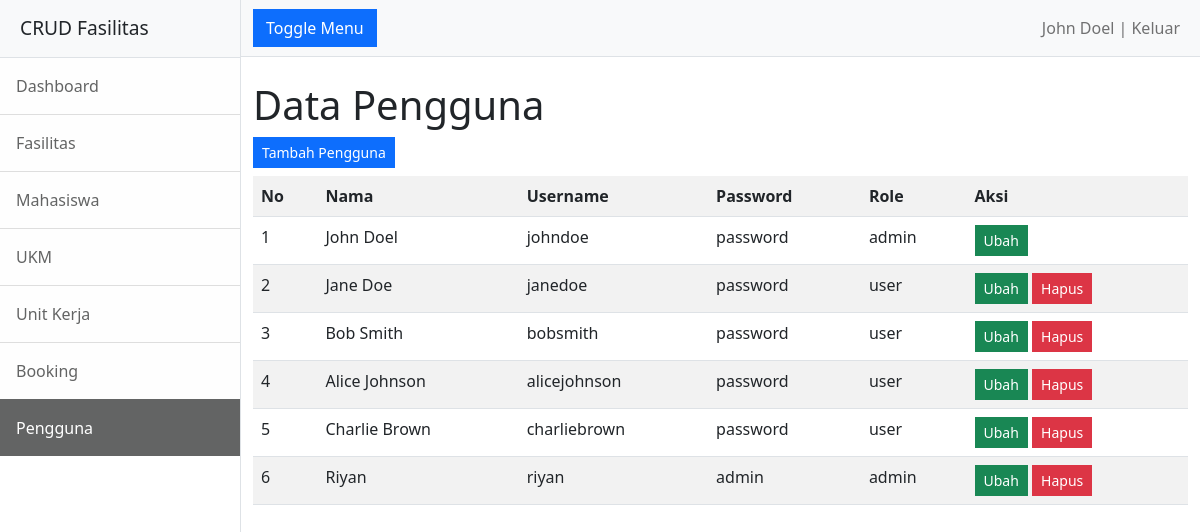
/pengguna/index.php (signed in), run on the app's committed database.
### tables this page shows
CREATE TABLE `users` (
  `id_user` int(11) NOT NULL,
  `nama` varchar(255) NOT NULL,
  `username` varchar(255) NOT NULL,
  `password` varchar(255) NOT NULL,
  `role` varchar(255) NOT NULL
);

### pengguna/functions.php (called while the page is built, shortened)
<?php
include '../conn.php';
function tampilUser() {
    global $conn;
    $query = "SELECT * FROM users";
    return mysqli_query($conn, $query);
}

### pengguna/index.php (the view, shortened to what this page needs)
<?php
include '../login_function.php';
?>
<!DOCTYPE html>
<html lang="en">
<head>
    <link href="../assets/css/styles.css" rel="stylesheet" />
</head>
<body>
    <div class="d-flex" id="wrapper">
        <div class="border-end bg-white" id="sidebar-wrapper">
            <div class="sidebar-heading border-bottom bg-light">CRUD Fasilitas</div>
            <div class="list-group list-group-flush">
                <a class="list-group-item list-group-item-action list-group-item-light p-3" href="../">Dashboard</a>
                <a class="list-group-item list-group-item-action list-group-item-light p-3" href="../fasilitas">Fasilitas</a>
                <a class="list-group-item list-group-item-action list-group-item-light p-3" href="../mahasiswa">Mahasiswa</a>
                <a class="list-group-item list-group-item-action list-group-item-light p-3" href="../ukm">UKM</a>
                <a class="list-group-item list-group-item-action list-group-item-light p-3" href="../unit-kerja">Unit Kerja</a>
                <a class="list-group-item list-group-item-action list-group-item-light p-3" href="../booking">Booking</a>
                <a class="list-group-item list-group-item-action list-group-item-light p-3 active" href="#">Pengguna</a>
            </div>
        </div>
        <div id="page-content-wrapper">
            <nav class="navbar navbar-expand-lg navbar-light bg-light border-bottom">
                <div class="container-fluid">
                    <button class="btn btn-primary rounded-0" id="sidebarToggle">Toggle Menu</button>
                    <div class="collapse navbar-collapse" id="navbarSupportedContent">
                        <ul class="navbar-nav ms-auto mt-2 mt-lg-0">
                            <li class="nav-item"><a class="nav-link" href="../logout.php"><?= $_SESSION['name'];?> | Keluar</a></li>
                        </ul>
                    </div>
                </div>
            </nav>
            <div class="container-fluid">
                <h1 class="mt-4">Data Pengguna</h1>
                <a href="tambah.php" class="btn btn-sm btn-primary mb-2 rounded-0">Tambah Pengguna</a>
                <table class="table table-striped table-hover">
                    <tr>
                        <th>No</th>
                        <th>Nama</th>
                        <th>Username</th>
                        <th>Password</th>
                        <th>Role</th>
                        <th>Aksi</th>
                    </tr>
                    <?php
                        include 'functions.php';
                        $result = tampilUser();
                        $i = 1;
                        while ($row = mysqli_fetch_assoc($result)) {
                    ?>
                    <tr>
                        <td><?= $i++; ?></td>
                        <td><?= $row['nama']; ?></td>
                        <td><?= $row['username']; ?></td>
                        <td><?= $row['password']; ?></td>
                        <td><?= $row['role']; ?></td>
                        <td>
                            <a href="ubah.php?id_user=<?= $row['id_user']; ?>" class="btn btn-sm btn-success rounded-0">Ubah</a>
                            <?php if($_SESSION['username'] !== $row['username']) { ?>
                            <a href="#" onclick="hapusUser('<?= $row['id_user']; ?>')" class="btn btn-sm btn-danger rounded-0">Hapus</a>
                            <?php } ?>
                        </td>
                    </tr>
                    <?php
                    }
                    ?>
                </table>
            </div>
        </div>
    </div>
</body>
</html>

### data on the page
users: nama "John Doel", username "johndoe", password "password", role "admin"
users: nama "Jane Doe", username "janedoe", password "password", role "user"
users: nama "Bob Smith", username "bobsmith", password "password", role "user"
users: nama "Alice Johnson", username "alicejohnson", password "password", role "user"
users: nama "Charlie Brown", username "charliebrown", password "password", role "user"
users: nama "Riyan", username "riyan", password "admin", role "admin"

### other printed values
$_SESSION['name'] "John Doel"
